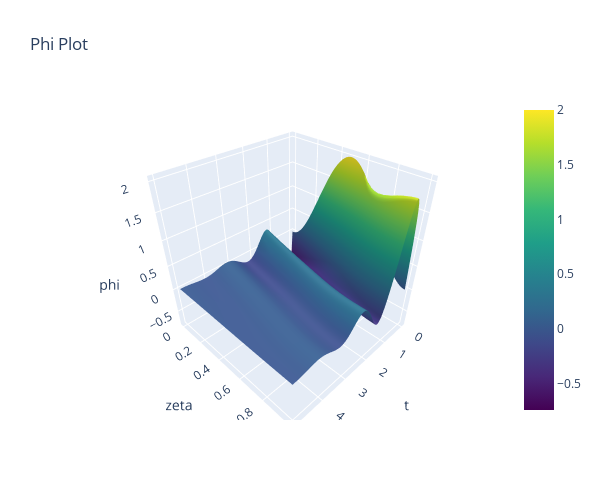
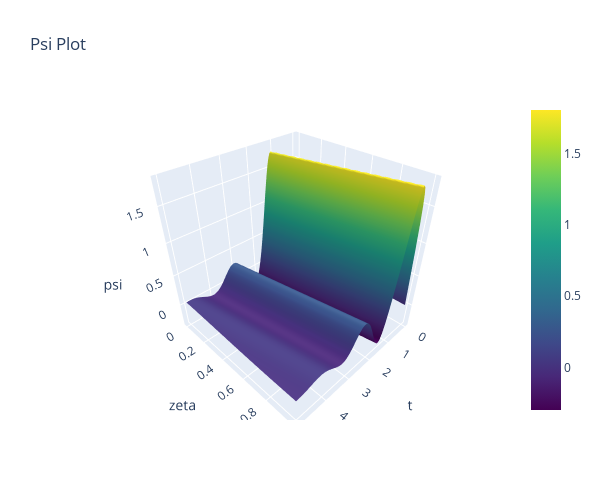

Notebook code for these charts, in order:
### Code cell
# Define the function representing the system of ODEs
def system(t, x, A, B, par):
    
    (k, v, D, tau, R) = (par['k'], par['v'], par['D'], par['tau'], par['R'])
    n = int((len(x))/2)
    dz = 1/(n-1)
    
    phi = x[:n]
    psi = x[n:]
    
    dim_ratio = int((0.5 * len(x)-1) / (len(K_low[1])-1))
    phi_low = phi[::dim_ratio]
    psi_low = psi[::dim_ratio]
    u = (np.trapz(K_low[1] * phi_low + K_low[2] * psi_low))
    
    # u = (np.trapz(K[1] * phi + K[2] * psi))
    
    return A.dot(x) + B * u

# Define the initial condition
phi_0 = init_cond_func_1(zeta)
psi_0 = init_cond_func_2(zeta, par)

x0 = [*phi_0, *psi_0]

B = np.zeros_like(x0)
B[0] = ((v)/(dz) + (v**2)/(2*D)) * (1-R)

# Solve the system using solve_ivp
solution = solve_ivp(system, (0, t_end), x0, args=(A_ode, B, par), t_eval=t_eval, method='RK45')

# Access the solution
times = solution.t
x_values = solution.y


# Create phi_sol with the first 100 rows and all columns of x_values
phi_sol = x_values[:N_zeta, :]

# Create psi_sol with the last 99 rows and all columns of x_values
psi_sol = x_values[N_zeta:, :]

z_grid, t_grid = np.meshgrid(t_eval, zeta)

# Create data traces for phi_sol
phi_trace = go.Surface(x=z_grid, y=t_grid, z=phi_sol, colorscale='Viridis', name='phi')

# Create a layout for phi_sol plot
phi_layout = go.Layout(
    scene=dict(
        xaxis=dict(title='t'),
        yaxis=dict(title='zeta'),
        zaxis=dict(title='phi')
    ),
    title='Phi Plot',
    width=600,
    height=500,
)

# Create a figure for phi_sol plot
phi_fig = go.Figure(data=[phi_trace], layout=phi_layout)

# Plot phi_sol figure
phi_fig.show()


# Create data traces for psi_sol
psi_trace = go.Surface(x=z_grid, y=t_grid, z=psi_sol, colorscale='Viridis', name='psi')

# Create a layout for psi_sol plot
psi_layout = go.Layout(
    scene=dict(
        xaxis=dict(title='t'),
        yaxis=dict(title='zeta'),
        zaxis=dict(title='psi')
    ),
    title='Psi Plot',
    width=600,
    height=500,
)

# Create a figure for psi_sol plot
psi_fig = go.Figure(data=[psi_trace], layout=psi_layout)

# Plot psi_sol figure
psi_fig.show()

### Figure 1 — Plotly figure (JSON) as saved in the notebook; plotly's stock layout.template omitted (floating-point values rounded to 4 significant figures; data arrays with more than 128 entries replaced by an {"elided": "..."} marker saying what was removed)
{"data": [{"colorscale": [[0, "#440154"], [0.1111, "#482878"], [0.2222, "#3e4989"], [0.3333, "#31688e"], [0.4444, "#26828e"], [0.5556, "#1f9e89"], [0.6667, "#35b779"], [0.7778, "#6ece58"], [0.8889, "#b5de2b"], [1, "#fde725"]], "name": "phi", "type": "surface", "x": {"elided": "101x100 float values"}, "y": {"elided": "101x100 float values"}, "z": {"elided": "101x100 float values"}}], "layout": {"height": 500, "scene": {"xaxis": {"title": {"text": "t"}}, "yaxis": {"title": {"text": "zeta"}}, "zaxis": {"title": {"text": "phi"}}}, "title": {"text": "Phi Plot"}, "width": 600}}

### Figure 2 — Plotly figure (JSON) as saved in the notebook; plotly's stock layout.template omitted (floating-point values rounded to 4 significant figures; data arrays with more than 128 entries replaced by an {"elided": "..."} marker saying what was removed)
{"data": [{"colorscale": [[0, "#440154"], [0.1111, "#482878"], [0.2222, "#3e4989"], [0.3333, "#31688e"], [0.4444, "#26828e"], [0.5556, "#1f9e89"], [0.6667, "#35b779"], [0.7778, "#6ece58"], [0.8889, "#b5de2b"], [1, "#fde725"]], "name": "psi", "type": "surface", "x": {"elided": "101x100 float values"}, "y": {"elided": "101x100 float values"}, "z": {"elided": "101x100 float values"}}], "layout": {"height": 500, "scene": {"xaxis": {"title": {"text": "t"}}, "yaxis": {"title": {"text": "zeta"}}, "zaxis": {"title": {"text": "psi"}}}, "title": {"text": "Psi Plot"}, "width": 600}}
